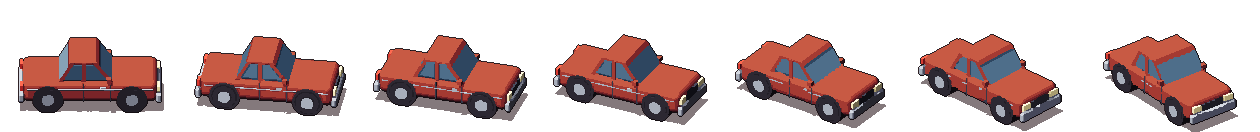
#> input picture hollow-acre/2d/tools/px/cars_gen/car_east.png, 1260 x 132 px, found by its file name
$ python car_beaten.py
#> lines starting #> are read from the running program, lines starting #| are printed output that depends on the picture
"""The car after Hollis's parts go in: the same car, beaten but running. Made from car_east.png (all seven turning frames):
a primer-grey hood and front fender, rust along the sills and wheel arches, dents and scratches, a cracked windshield taped over."""
import json, random
from PIL import Image
src = Image.open('../spr/lpc/obj/car_east.png').convert('RGBA'); W, H = src.size; FW = 173
#> further down, src is the input picture: PIL image 1260x132 RGBA; mean R, G, B, A 45.1, 25.7, 24.7, 87.6
#> after `W, H = src.size`: W = 1260; H = 132
out = src.copy(); px = out.load()
def isred(c): return c[3] > 0 and c[0] > c[1] + 35 and c[0] > c[2] + 30
def isglass(c): return c[3] > 0 and c[2] >= c[0] + 6 and c[2] > 40 and max(c[:3]) < 150
def isdark(c): return c[3] > 0 and max(c[:3]) < 50
def lum(c): return 0.3 * c[0] + 0.59 * c[1] + 0.11 * c[2]
random.seed(9)
for f in range(W // FW):
    x0 = f * FW
    reds = [(x, y) for y in range(H) for x in range(x0, x0 + FW) if isred(px[x, y])]
    if not reds: continue
    bx0 = min(x for x, y in reds); bx1 = max(x for x, y in reds); by0 = min(y for x, y in reds); by1 = max(y for x, y in reds)
    colbot = {}
    for x, y in reds: colbot[x] = max(colbot.get(x, 0), y)
    for x, y in reds:
        c = px[x, y]; l = lum(c)
        # the replacement hood and front fender came off another car: grey primer
        if x > bx1 - (bx1 - bx0) * 0.22:
            g = int(l * 0.9 + 52); px[x, y] = (g, g + 2, g - 2, 255); continue
        # rust along the sills and the wheel arches
        near_tire = any(isdark(px[min(W - 1, max(0, x + dx)), min(H - 1, max(0, y + dy))]) for dx, dy in ((0, 2), (0, 3), (2, 2), (-2, 2)))
        if (colbot[x] - y < 4 or near_tire) and random.random() < 0.45:
            px[x, y] = random.choice([(132, 70, 34, 255), (104, 52, 26, 255), (156, 90, 44, 255)])
    # dents: a few darker patches, each with a lit upper edge
    for _ in range(3):
        cx = random.randint(bx0 + 10, int(bx1 - (bx1 - bx0) * 0.3)); cy = random.randint(by0 + 6, by1 - 6); rx, ry = random.randint(3, 6), random.randint(2, 3)
        for y in range(cy - ry, cy + ry + 1):
            for x in range(cx - rx, cx + rx + 1):
                if ((x - cx) / rx) ** 2 + ((y - cy) / ry) ** 2 > 1: continue
                c = px[x, y]
                if not isred(c): continue
                k = 0.78 if y > cy - ry + 1 else 1.18
                px[x, y] = (min(255, int(c[0] * k)), min(255, int(c[1] * k)), min(255, int(c[2] * k)), 255)
    # long scratches
    for _ in range(2):
        sx, sy = random.randint(bx0 + 8, bx1 - 30), random.randint(by0 + 8, by1 - 8)
        for i in range(random.randint(10, 18)):
            x, y = sx + i, sy + (i // 5)
            if isred(px[x, y]): px[x, y] = (214, 150, 140, 255)
    # the windshield: a star crack and a strip of tape
    glass = [(x, y) for y in range(H) for x in range(x0, x0 + FW) if isglass(px[x, y])]
    if glass:
        gx0 = min(x for x, y in glass); gx1 = max(x for x, y in glass); gy0 = min(y for x, y in glass); gy1 = max(y for x, y in glass)
        gl = set(glass); cx, cy = int(gx0 + (gx1 - gx0) * 0.7), int(gy0 + (gy1 - gy0) * 0.45)
        for ang in (0.3, 1.4, 2.6, 3.7, 5.0):
            import math
            for r in range(1, 9):
                x, y = int(cx + math.cos(ang) * r), int(cy + math.sin(ang) * r * 0.7)
                if (x, y) in gl: px[x, y] = (206, 216, 226, 255)
        for i in range(-6, 7):
            for t in range(3):
                x, y = cx - 3 + i, cy + 4 + int(i * 0.35) + t
                if (x, y) in gl: px[x, y] = (214, 200, 160, 255) if t < 2 else (176, 160, 120, 255)
#> this loop made 7 passes
#> (bx0, bx1, by0, by1, gx0, gx1, gy0, gy1) on passes 1 to 7: (20, 156, 38, 98, 19, 160, 43, 105), (197, 338, 37, 102, 195, 344, 44, 114), (376, 518, 36, 107, 374, 518, 44, 117), (519, 691, 35, 110, 519, 691, 45, 120), (692, 864, 35, 113, 692, 864, 47, 122), (865, 1037, 35, 116, 865, 1037, 49, 123), (1038, 1210, 35, 117, 1038, 1210, 50, 124)
out.save('../spr/lpc/obj/car_beaten.png')
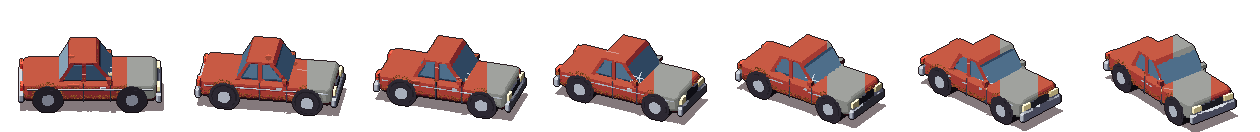
#> saved as car_beaten.png: PIL image 1260x132 RGBA; mean R, G, B, A 43.2, 29.6, 29, 87.6; transparent parts drawn white
#> (the run stopped early here; a loop or call above may not have finished)
